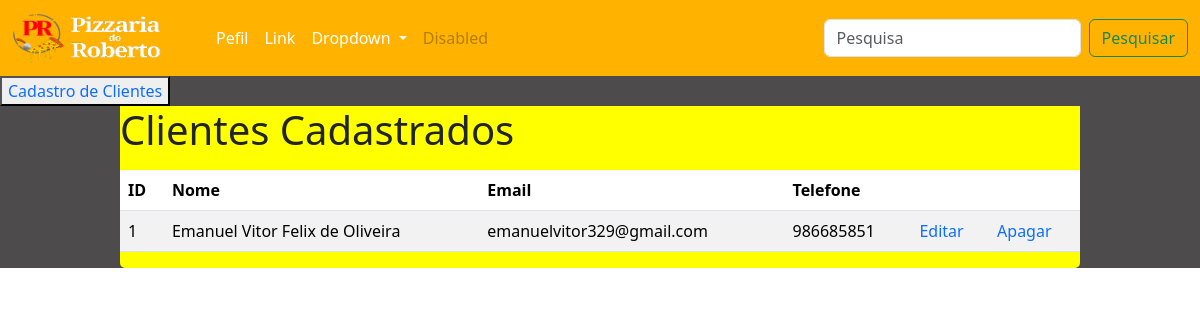
Page /cliente/ on the earlier database version.
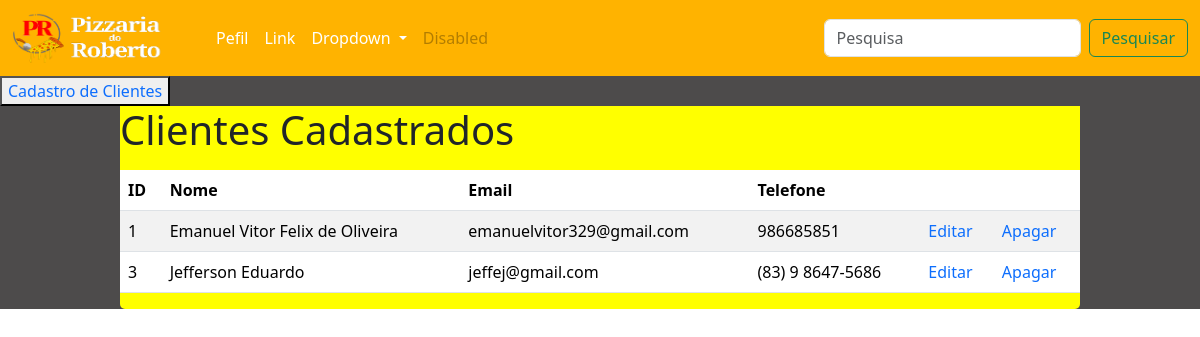
Same page on the later database version.
### core/models.py (models this page shows, shortened)
class Cliente(models.Model):
    nome = models.CharField(max_length=100)
    email = models.EmailField()
    telefone = models.CharField(max_length=20)
    senha = models.CharField(max_length=100)

### core/views.py (the view)
# urls.py: path("cliente/", cliente, name="cliente"),
def cliente(request):
    lista_cliente = Cliente.objects.all()
    contexto = {
        'lista_cliente': lista_cliente
    }
    return render(request, 'cliente.html', contexto)

### core/templates/cliente.html (shortened to what this page needs)
{% extends 'bases/base.html' %}
{% block content %}
<button><a href="{% url 'cadastro_cliente' %}">Cadastro de Clientes</a></button>
<div class="form_cad">
    <h1>Clientes Cadastrados</h1>
    <table class="table table-striped">
        <thead>
            <tr>
                <th>ID</th>
                <th>Nome</th>
                <th>Email</th>
                <th>Telefone</th>
                <th></th>
                <th></th>
            </tr>
        </thead>
        <tbody>
            {% for cliente in lista_cliente %}
            <tr>
                <td>{{ cliente.id }}</td>
                <td>{{ cliente.nome }}</td>
                <td>{{ cliente.email }}</td>
                <td>{{ cliente.telefone }}</td>
                <td><a href="{% url 'edit_cliente' cliente.id %}">Editar</a></td>
                <td><a href="{% url 'del_cliente' cliente.id %}">Apagar</a></td>
            </tr>
            {% endfor %}
        </tbody>
    </table>
{% endblock %}

Differences in the rows shown:
added Cliente: id "3", nome "Jefferson Eduardo", email "jeffej@gmail.com", telefone "(83) 9 8647-5686"
